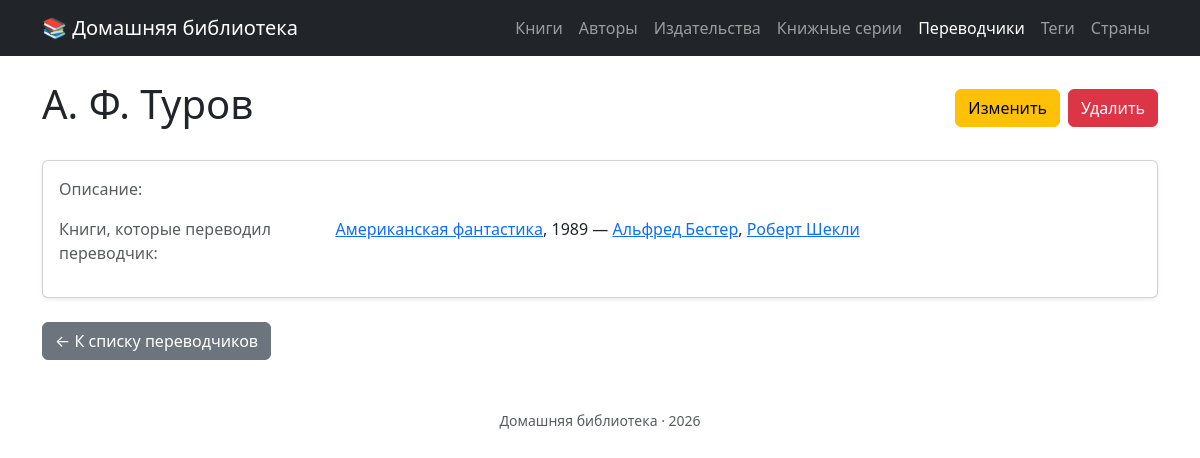
The app's page /translators/2 with its own data.
### tables this page shows
CREATE TABLE `translators` (
  `id` int unsigned NOT NULL AUTO_INCREMENT,
  `name` varchar(200) NOT NULL,
  `created_at` datetime NOT NULL DEFAULT CURRENT_TIMESTAMP,
  `updated_at` datetime NOT NULL DEFAULT CURRENT_TIMESTAMP ON UPDATE CURRENT_TIMESTAMP,
  `description` text,
  PRIMARY KEY (`id`),
  UNIQUE KEY `uq_translators_name` (`name`)
);

CREATE TABLE `books` (
  `id` int unsigned NOT NULL AUTO_INCREMENT,
  `title` varchar(200) DEFAULT NULL,
  `year` smallint unsigned NOT NULL,
  `description` text,
  `country_id` int unsigned DEFAULT NULL,
  `publisher_id` int unsigned DEFAULT NULL,
  `series_id` int unsigned DEFAULT NULL,
  `binding` enum('hardcover','paperback') DEFAULT NULL,
  `pages` int unsigned DEFAULT NULL,
  `print_run` int unsigned DEFAULT NULL,
  `isbn` varchar(17) DEFAULT NULL,
  `created_at` datetime NOT NULL DEFAULT CURRENT_TIMESTAMP,
  `updated_at` datetime NOT NULL DEFAULT CURRENT_TIMESTAMP ON UPDATE CURRENT_TIMESTAMP,
  PRIMARY KEY (`id`),
  KEY `idx_books_year` (`year`),
  KEY `idx_books_title` (`title`(100)),
  KEY `fk_books_country` (`country_id`),
  KEY `fk_books_publisher` (`publisher_id`),
  KEY `fk_books_series` (`series_id`),
  CONSTRAINT `fk_books_country` FOREIGN KEY (`country_id`) REFERENCES `countries` (`id`) ON DELETE SET NULL,
  CONSTRAINT `fk_books_publisher` FOREIGN KEY (`publisher_id`) REFERENCES `publishers` (`id`) ON DELETE SET NULL,
  CONSTRAINT `fk_books_series` FOREIGN KEY (`series_id`) REFERENCES `series` (`id`) ON DELETE SET NULL
);

### src/Presentation/View/translator/show.php (the view, shortened to what the rows shown need)
<div class="d-flex justify-content-between align-items-center mb-4">
    <h1><?= htmlspecialchars($translator->name()) ?></h1>
    <div class="d-flex gap-2">
        <a href="/translators/<?= $translator->id() ?>/edit" class="btn btn-warning">Изменить</a>
        <form action="/translators/<?= $translator->id() ?>/delete" method="post" class="d-inline" onsubmit="return confirm('Удалить переводчика?')">
            <button type="submit" class="btn btn-danger">Удалить</button>
        </form>
    </div>
</div>
<div class="card shadow-sm">
    <div class="card-body">
        <div class="row mb-3">
            <div class="col-sm-3 text-muted">Описание:</div>
            <div class="col-sm-9">
            </div>
        </div>
        <div class="row mb-3">
            <div class="col-sm-3 text-muted">Книги, которые переводил переводчик:</div>
            <div class="col-sm-9">
                <?php if ($books === []): ?>
                    <em class="text-muted">Нет книг</em>
                <?php else: ?>
                    <?php foreach ($books as $book): ?>
                        <p>
                            <a href="/books/<?= $book->id() ?>"><?= htmlspecialchars($book->title()) ?></a>,
                            <?= $book->year() ?>
                            <?php
                            $names = [];
                            $links = [];
                            foreach ($book->authorIds() as $authorId) {
                                if (isset($authorsById[$authorId])) {
                                    $names[$authorId] = htmlspecialchars($authorsById[$authorId]->name());
                                    $links[$authorId] = "/authors/" . $authorsById[$authorId]->id();
                                }
                            }
                            $lastKey = array_key_last($names);
                            if ($names !== []) echo ' — ' ;
                            foreach ($names as $authorId => $name) {
                                ?><a href="<?=$links[$authorId]?>"><?=htmlspecialchars($name);?></a><?
                                if($authorId !== $lastKey){
                                    echo ', ';
                                }
                            }
                            ?>
                        </p>
                    <?php endforeach; ?>
                <?php endif; ?>
            </div>
        </div>
    </div>
</div>
<div class="mt-4">
    <a href="/translators" class="btn btn-secondary">← К списку переводчиков</a>
</div>

### src/Presentation/Router.php (shortened to what the rows shown need)
<?php
final class Router
{
    private array $routes = [];
    public function  get(string $path, callable $handler): void{
        $this->routes['GET'][$path] = $handler;
    }
    public function post(string $path, callable $handler): void{
        $this->routes['POST'][$path] = $handler;
    }
    public function run(string $uri, string $method = 'GET'): void{
        $path = parse_url($uri, PHP_URL_PATH);
        foreach($this->routes[$method] as $route => $handler){
            $pattern = preg_replace('#\{[^}]+\}#', '([^/]+)', $route);
            $pattern = '#^' . $pattern . '$#';
            if (preg_match($pattern, $path, $matches)) {
                array_shift($matches);
                $handler(...$matches);
                return;
            }
        }
    }
}

### src/Presentation/View/layout.php (shortened to what the rows shown need)
<!doctype html>
<html lang="ru">
<head>
    <link href="https://cdn.jsdelivr.net/npm/bootstrap@5.3.0/dist/css/bootstrap.min.css" rel="stylesheet">
    <link href="https://cdn.jsdelivr.net/npm/select2@4.1.0-rc.0/dist/css/select2.min.css" rel="stylesheet" />
    <link href="https://cdn.jsdelivr.net/npm/select2-bootstrap-5-theme@1.3.0/dist/select2-bootstrap-5-theme.min.css" rel="stylesheet" />
</head>
<body>
<?php
$currentPath = parse_url($_SERVER['REQUEST_URI'] ?? '/', PHP_URL_PATH);
$isActive = function (string $path, string $prefix): bool {
    if ($prefix === '/') {
        return $path === '/';
    }
    return $path === $prefix || \str_starts_with($path, $prefix . '/');
};
$navItems = [
        ['href' => '/books',       'label' => 'Книги',          'prefix' => '/books'],
        ['href' => '/authors',     'label' => 'Авторы',         'prefix' => '/authors'],
        ['href' => '/publishers',  'label' => 'Издательства',   'prefix' => '/publishers'],
        ['href' => '/series',      'label' => 'Книжные серии',  'prefix' => '/series'],
        ['href' => '/translators', 'label' => 'Переводчики',    'prefix' => '/translators'],
        ['href' => '/tags',        'label' => 'Теги',           'prefix' => '/tags'],
        ['href' => '/countries',   'label' => 'Страны',         'prefix' => '/countries'],
];
?>
<nav class="navbar navbar-expand-lg navbar-dark bg-dark">
    <div class="container">
        <a class="navbar-brand" href="/">📚 Домашняя библиотека</a>
        <ul class="navbar-nav">
            <?php foreach ($navItems as $item): ?>
                <?php $active = $isActive($currentPath, $item['prefix']); ?>
                <li class="nav-item">
                    <a class="nav-link <?= $active ? 'active' : '' ?>"
                       href="<?= htmlspecialchars($item['href']) ?>"
                            <?= $active ? 'aria-current="page"' : '' ?>>
                        <?= htmlspecialchars($item['label']) ?>
                    </a>
                </li>
            <?php endforeach; ?>
        </ul>
    </div>
</nav>
<main class="container my-4">
    <?= $content ?? '' ?>
</main>
<footer class="text-center text-muted py-4">
    <small>Домашняя библиотека · <?= date('Y') ?></small>
</footer>
</body>
</html>

### records on screen
translators: label "Книги", label "Авторы", label "Издательства", label "Книжные серии", label "Переводчики", label "Теги", label "Страны", name "А. Ф. Туров"
books: title "Американская фантастика", year "1989", name "Альфред Бестер", name "Роберт Шекли"
